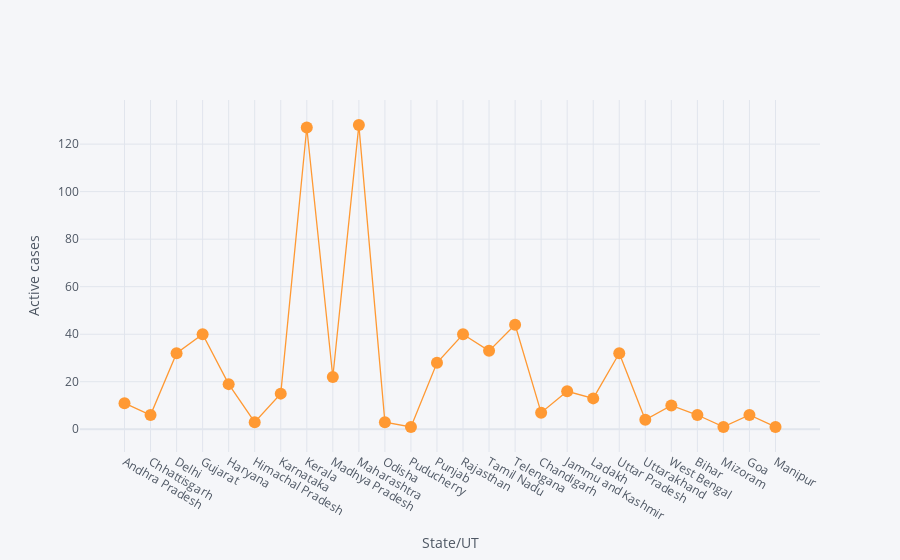

The cell this chart's notebook holds for it:
### Code cell
# 3. using plotly
df.iplot(kind='scatter',x='Name of State / UT',y='Total active cases',xTitle='State/UT',yTitle='Active cases',mode='markers+lines')

### Figure 1 — Plotly figure (JSON) as saved in the notebook; plotly's stock layout.template omitted (floating-point values rounded to 4 significant figures)
{"data": [{"line": {"color": "rgba(255, 153, 51, 1.0)", "dash": "solid", "shape": "linear", "width": 1.3}, "marker": {"size": 12, "symbol": "circle"}, "mode": "markers+lines", "name": "Total active cases", "text": "", "type": "scatter", "x": ["Andhra Pradesh", "Chhattisgarh", "Delhi", "Gujarat", "Haryana", "Himachal Pradesh", "Karnataka", "Kerala", "Madhya Pradesh", "Maharashtra", "Odisha", "Puducherry", "Punjab", "Rajasthan", "Tamil Nadu", "Telengana", "Chandigarh", "Jammu and Kashmir", "Ladakh", "Uttar Pradesh", "Uttarakhand", "West Bengal", "Bihar", "Mizoram", "Goa", "Manipur"], "y": [11, 6, 32, 40, 19, 3, 15, 127, 22, 128, 3, 1, 28, 40, 33, 44, 7, 16, 13, 32, 4, 10, 6, 1, 6, 1]}], "layout": {"legend": {"bgcolor": "#F5F6F9", "font": {"color": "#4D5663"}}, "paper_bgcolor": "#F5F6F9", "plot_bgcolor": "#F5F6F9", "title": {"font": {"color": "#4D5663"}}, "xaxis": {"gridcolor": "#E1E5ED", "showgrid": true, "tickfont": {"color": "#4D5663"}, "title": {"font": {"color": "#4D5663"}, "text": "State/UT"}, "zerolinecolor": "#E1E5ED"}, "yaxis": {"gridcolor": "#E1E5ED", "showgrid": true, "tickfont": {"color": "#4D5663"}, "title": {"font": {"color": "#4D5663"}, "text": "Active cases"}, "zerolinecolor": "#E1E5ED"}}}
